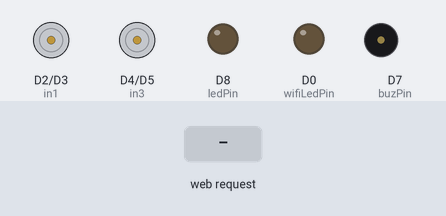
A sketch run on a simulated ESP8266 (NodeMCU). Parts: motor-driver pin pairs drawn as motors (green arrow = first pin HIGH = forward, orange = second pin HIGH = backward, longer = more drive, scaled by the enable pin), output pins drawn as LEDs (lit = HIGH), buzzer (waves = sounding, pin HIGH). The inputs (shaded band) are chosen by the test bench. WiFi joins after 1.5 s; servers stay silent unless stated; what the sketch prints to the serial monitor is not drawn.

Above: at 5.7 s.
5.8 s: HTTP request GET /?State=F received
At 6.7 s:
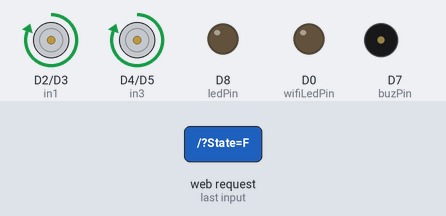
7.3 s: HTTP request GET /?State=B received
At 7.8 s:
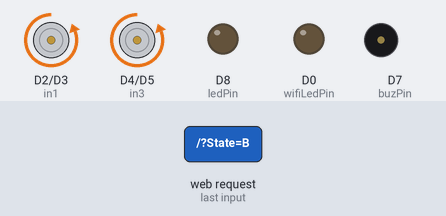
8.8 s: HTTP request GET /?State=R received
At 10.0 s:
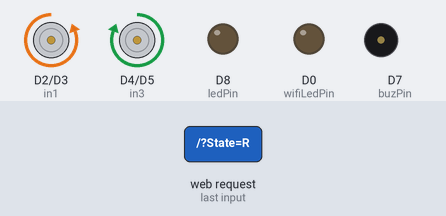
10.3 s: HTTP request GET /?State=L received
At 11.3 s:
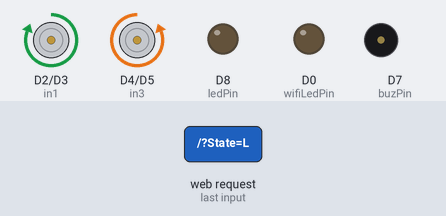
Timing chart, 0 to 12.8 s (numbered marks = the images above; inputs shaded):
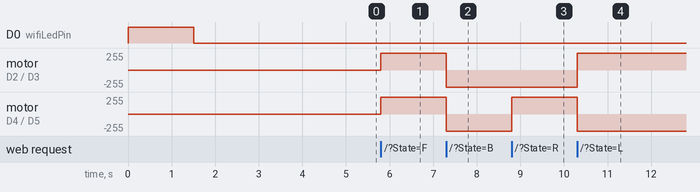

Measured:
- after the input at 5.8 s, motor on D2 (in1) / D3 (in2), motor on D4 (in3) / D5 (in4): stopped → forward 255/255 at once
- after the input at 7.3 s, motor on D2 (in1) / D3 (in2), motor on D4 (in3) / D5 (in4): forward 255/255 → backward 255/255 at once
- after the input at 8.8 s, motor on D4 (in3) / D5 (in4): backward 255/255 → forward 255/255 at once
- after the input at 10.3 s, motor on D2 (in1) / D3 (in2): backward 255/255 → forward 255/255 at once; motor on D4 (in3) / D5 (in4): forward 255/255 → backward 255/255 at once

The sketch:

L2d.ino
```cpp
/******************* WiFi Robot Remote Control Mode - L298N 2A ********************/
#include <ESP8266WiFi.h>
#include <ESP8266WebServer.h>
#include <ArduinoOTA.h>

// connections for drive Motor FR & BR
int enA = D1;
int in1 = D2;
int in2 = D3;
// connections for drive Motor FL & BL
int in3 = D4;
int in4 = D5;
int enB = D6;

const int buzPin = D7;  // set digital pin D7 as buzzer pin (use active buzzer)
const int ledPin = D8;  // set digital pin D8 as LED pin (use super bright LED)
const int wifiLedPin = D0;  // set digital pin D0 as indication, the LED turn on if NodeMCU connected to WiFi as STA mode

String command;          // String to store app command state.
int SPEED = 1023;       // 330 - 1023.
int speed_Coeff = 3;

ESP8266WebServer server(80);      // Create a webserver object that listens for HTTP request on port 80

unsigned long previousMillis = 0;

String sta_ssid = "sharifcar";      // set Wifi networks you want to connect to
String sta_password = "srka778800";  // set password for Wifi networks


void setup(){
  Serial.begin(115200);    // set up Serial library at 115200 bps
  Serial.println();
  Serial.println("*WiFi Robot Remote Control Mode - L298N 2A*");
  Serial.println("------------------------------------------------");

  pinMode(buzPin, OUTPUT);      // sets the buzzer pin as an Output
  pinMode(ledPin, OUTPUT);      // sets the LED pin as an Output
  pinMode(wifiLedPin, OUTPUT);  // sets the Wifi LED pin as an Output
  digitalWrite(buzPin, LOW);
  digitalWrite(ledPin, LOW);
  digitalWrite(wifiLedPin, HIGH);

  // Set all the motor control pins to outputs
  pinMode(enA, OUTPUT);
  pinMode(in1, OUTPUT);
  pinMode(in2, OUTPUT);
  pinMode(in3, OUTPUT);
  pinMode(in4, OUTPUT);
  pinMode(enB, OUTPUT);

  // Set the speed to start, from 0 (off) to 1023 (max speed)
  analogWrite(enA, SPEED);
  analogWrite(enB, SPEED);

  // Turn off motors - Initial state
  digitalWrite(in1, LOW);
  digitalWrite(in2, LOW);
  digitalWrite(in3, LOW);
  digitalWrite(in4, LOW);


  // set NodeMCU Wifi hostname based on chip mac address
  String chip_id = String(ESP.getChipId(), HEX);
  int i = chip_id.length()-4;
  chip_id = chip_id.substring(i);
  chip_id = "wificar-" + chip_id;
  String hostname(chip_id);

  Serial.println();
  Serial.println("Hostname: "+hostname);

  // first, set NodeMCU as STA mode to connect with a Wifi network
  WiFi.mode(WIFI_STA);
  WiFi.begin(sta_ssid.c_str(), sta_password.c_str());
  Serial.println("");
  Serial.print("Connecting to: ");
  Serial.println(sta_ssid);
  Serial.print("Password: ");
  Serial.println(sta_password);

  // try to connect with Wifi network about 10 seconds
  unsigned long currentMillis = millis();
  previousMillis = currentMillis;
  while (WiFi.status() != WL_CONNECTED && currentMillis - previousMillis <= 10000) {
    delay(500);
    Serial.print(".");
    currentMillis = millis();
  }

  // if failed to connect with Wifi network set NodeMCU as AP mode
  if (WiFi.status() == WL_CONNECTED) {
    Serial.println("");
    Serial.println("*WiFi-STA-Mode*");
    Serial.print("IP: ");
    Serial.println(WiFi.localIP());
    digitalWrite(wifiLedPin, LOW);    // Wifi LED on when connected to Wifi as STA mode
    delay(3000);
  } else {
    WiFi.mode(WIFI_AP);
    WiFi.softAP(hostname.c_str());
    IPAddress myIP = WiFi.softAPIP();
    Serial.println("");
    Serial.println("WiFi failed connected to " + sta_ssid);
    Serial.println("");
    Serial.println("*WiFi-AP-Mode*");
    Serial.print("AP IP address: ");
    Serial.println(myIP);
    digitalWrite(wifiLedPin, HIGH);   // Wifi LED off when status as AP mode
    delay(3000);
  }


  server.on ( "/", HTTP_handleRoot );       // call the 'handleRoot' function when a client requests URI "/"
  server.onNotFound ( HTTP_handleRoot );    // when a client requests an unknown URI (i.e. something other than "/"), call function "handleNotFound"
  server.begin();                           // actually start the server

  ArduinoOTA.begin();                       // enable to receive update/uploade firmware via Wifi OTA
}

void loop() {
    ArduinoOTA.handle();          // listen for update OTA request from clients
    server.handleClient();        // listen for HTTP requests from clients

      command = server.arg("State");          // check HTPP request, if has arguments "State" then saved the value
      if (command == "F") Forward();          // check string then call a function or set a value
      else if (command == "B") Backward();
      else if (command == "R") TurnRight();
      else if (command == "L") TurnLeft();
      else if (command == "G") ForwardLeft();
      else if (command == "H") BackwardLeft();
      else if (command == "I") ForwardRight();
      else if (command == "J") BackwardRight();
      else if (command == "S") Stop();
      else if (command == "V") BeepHorn();
      else if (command == "W") TurnLightOn();
      else if (command == "w") TurnLightOff();
      else if (command == "0") SPEED = 330;
      else if (command == "1") SPEED = 400;
      else if (command == "2") SPEED = 470;
      else if (command == "3") SPEED = 540;
      else if (command == "4") SPEED = 610;
      else if (command == "5") SPEED = 680;
      else if (command == "6") SPEED = 750;
      else if (command == "7") SPEED = 820;
      else if (command == "8") SPEED = 890;
      else if (command == "9") SPEED = 960;
      else if (command == "q") SPEED = 1023;
}

// function prototypes for HTTP handlers
void HTTP_handleRoot(void){
  server.send ( 200, "text/html", "" );       // Send HTTP status 200 (Ok) and send some text to the browser/client

  if( server.hasArg("State") ){
     Serial.println(server.arg("State"));
  }
}

void handleNotFound(){
  server.send(404, "text/plain", "404: Not found"); // Send HTTP status 404 (Not Found) when there's no handler for the URI in the request
}

// function to move forward
void Forward(){
  analogWrite(enA, SPEED);
  digitalWrite(in1, HIGH);
  digitalWrite(in2, LOW);
  digitalWrite(in3, HIGH);
  digitalWrite(in4, LOW);
  analogWrite(enB, SPEED);
}

// function to move backward
void Backward(){
  analogWrite(enA, SPEED);
  digitalWrite(in1, LOW);
  digitalWrite(in2, HIGH);
  digitalWrite(in3, LOW);
  digitalWrite(in4, HIGH);
  analogWrite(enB, SPEED);
}

// function to turn right
void TurnRight(){
  analogWrite(enA, SPEED);
  digitalWrite(in1, LOW);
  digitalWrite(in2, HIGH);
  digitalWrite(in3, HIGH);
  digitalWrite(in4, LOW);
  analogWrite(enB, SPEED);
}

// function to turn left
void TurnLeft(){
  analogWrite(enA, SPEED);
  digitalWrite(in1, HIGH);
  digitalWrite(in2, LOW);
  digitalWrite(in3, LOW);
  digitalWrite(in4, HIGH);
  analogWrite(enB, SPEED);
}

// function to move forward left
void ForwardLeft(){
  analogWrite(enA, SPEED);
  digitalWrite(in1, HIGH);
  digitalWrite(in2, LOW);
  digitalWrite(in3, HIGH);
  digitalWrite(in4, LOW);
  analogWrite(enB, SPEED/speed_Coeff);
}

// function to move backward left
void BackwardLeft(){
  analogWrite(enA, SPEED);
  digitalWrite(in1, LOW);
  digitalWrite(in2, HIGH);
  digitalWrite(in3, LOW);
  digitalWrite(in4, HIGH);
  analogWrite(enB, SPEED/speed_Coeff);
}

// function to move forward right
void ForwardRight(){
  analogWrite(enA, SPEED/speed_Coeff);
  digitalWrite(in1, HIGH);
  digitalWrite(in2, LOW);
  digitalWrite(in3, HIGH);
  digitalWrite(in4, LOW);
  analogWrite(enB, SPEED);
}

// function to move backward right
void BackwardRight(){
  analogWrite(enA, SPEED/speed_Coeff);
  digitalWrite(in1, LOW);
  digitalWrite(in2, HIGH);
  digitalWrite(in3, LOW);
  digitalWrite(in4, HIGH);
  analogWrite(enB, SPEED);
}

// function to stop motors
void Stop(){
  analogWrite(enA, 0);
  digitalWrite(in1, LOW);
  digitalWrite(in2, LOW);
  digitalWrite(in3, LOW);
  digitalWrite(in4, LOW);
  analogWrite(enB, 0);
}

// function to beep a buzzer
void BeepHorn(){
  digitalWrite(buzPin, HIGH);
  delay(150);
  digitalWrite(buzPin, LOW);
  delay(80);
}

// function to turn on LED
void TurnLightOn(){
  digitalWrite(ledPin, HIGH);
}

// function to turn off LED
void TurnLightOff(){
  digitalWrite(ledPin, LOW);
}
```
